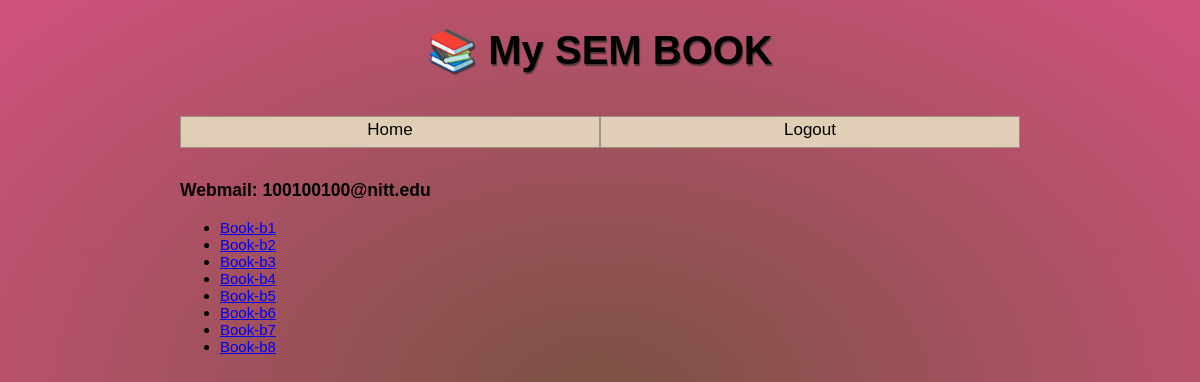
Screenshot of /base/1 with the database file from the repository.
### app.py (models this page shows)
class User(db.Model):
    id = db.Column(db.Integer, primary_key=True)
    webmail = db.Column(db.String(100), nullable=False)
    password = db.Column(db.String(50), nullable=False)
    books = db.relationship('Book', backref = "owner")

class Book(db.Model):
    id = db.Column(db.Integer, primary_key=True)
    btitle = db.Column(db.String(100), nullable=False)
    owner_id = db.Column(db.Integer,db.ForeignKey('user.id'))
    pages = db.relationship('Page',backref = 'bsource')

### app.py (the view)
@app.route('/base/<int:id>')
def base(id):
    user = User.query.filter_by(id =id).first()
    return render_template('base.html',user = user)

### templates/base.html (shortened to what this page needs)
<!DOCTYPE html>
<html lang="en">
<head>
    <link rel="stylesheet" href="{{ url_for('static', filename='style.css') }}">
</head>
<body>
    <header>
        <h1>📚 My SEM BOOK</h1>
    </header>
    <nav>
        <ul>
            <li><a href="/base{{user.id}}">Home</a></li>
            <li><a href="/logout">Logout</a></li>
        </ul>
    </nav>
    <h3>Webmail: {{user.webmail}}</h3>
    <ul>
        {% for book in user.books %}
            <li><a href="/index/{{book.id}}/1">Book-{{book.btitle}}</a></li>
        {% endfor %}
    </ul>
</body>
</html>

### static/style.css (style rules this page uses)
html { height: 100%; background-image: radial-gradient(rgba(37, 1, 85, 0.4),rgba(255, 1, 234, 0.4)); font-size: 15px; font-family: 'Lucida Sans', 'Lucida Sans Regular', 'Lucida Grande', 'Lucida Sans Unicode', Geneva, Verdana, sans-serif; background-color: #b38736; }
body { width: 70%; min-width: 800px; margin: 0 auto; }
h1 { font-size: 40px; text-align: center; text-shadow: 1px 2px 1px rgba(37, 41, 36, 0.7); }
nav { flex: 100%; display: flex; }
nav ul { padding: 0; flex: 1; display: flex; }
nav li { display: inline; text-align: center; flex: 1; border: 1px solid rgba(0, 0, 0,0.3); background-color: rgb(224, 206, 182); }
nav a { display: inline-block; font-size: 17px; height: 30px; line-height: 1.5; text-decoration: none; color: black; }

### rows the page displays
User: webmail "100100100@nitt.edu"
Book: btitle "b1"
Book: btitle "b2"
Book: btitle "b3"
Book: btitle "b4"
Book: btitle "b5"
Book: btitle "b6"
Book: btitle "b7"
Book: btitle "b8"
